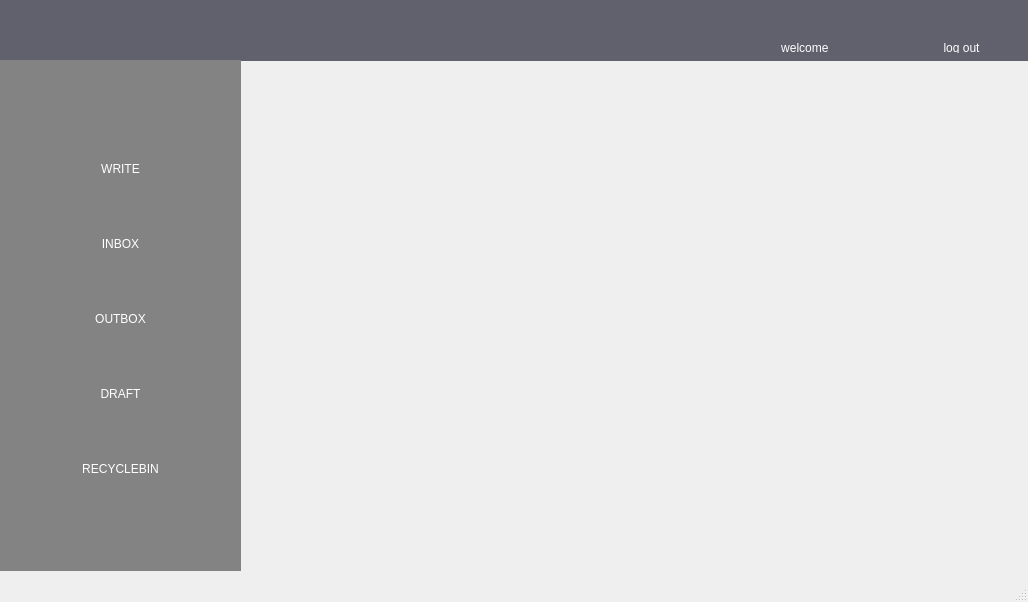
<?xml version="1.0" encoding="UTF-8"?>
<ui version="4.0">
 <class>MainWindow</class>
 <widget class="QMainWindow" name="MainWindow">
  <property name="geometry">
   <rect>
    <x>0</x>
    <y>0</y>
    <width>1028</width>
    <height>602</height>
   </rect>
  </property>
  <property name="windowTitle">
   <string>MainWindow</string>
  </property>
  <widget class="QWidget" name="centralWidget">
   <widget class="QLabel" name="label_5">
    <property name="geometry">
     <rect>
      <x>-10</x>
      <y>60</y>
      <width>251</width>
      <height>511</height>
     </rect>
    </property>
    <property name="styleSheet">
     <string notr="true">background-color: rgb(131, 131, 131);</string>
    </property>
    <property name="text">
     <string/>
    </property>
   </widget>
   <widget class="QWidget" name="layoutWidget">
    <property name="geometry">
     <rect>
      <x>40</x>
      <y>100</y>
      <width>161</width>
      <height>441</height>
     </rect>
    </property>
    <layout class="QVBoxLayout" name="verticalLayout">
     <item>
      <widget class="QPushButton" name="writemail">
       <property name="styleSheet">
        <string notr="true">QPushButton{
	font: 14pt &quot;Bitstream Charter&quot;;
color:rgb(255, 255, 255)
}
QPushButton:hover{
 color:rgb(255, 0, 127);
}
QPushButton:pressed
{
    
	color: rgb(173, 4, 92);
	border:0px;
	
	background-color: rgba(255, 255, 255, 0);
}
</string>
       </property>
       <property name="text">
        <string>WRITE</string>
       </property>
       <property name="checkable">
        <bool>false</bool>
       </property>
       <property name="flat">
        <bool>true</bool>
       </property>
      </widget>
     </item>
     <item>
      <widget class="QPushButton" name="receive">
       <property name="styleSheet">
        <string notr="true">QPushButton{
	font: 14pt &quot;Bitstream Charter&quot;;
color:rgb(255, 255, 255)
}
QPushButton:hover{
 color:rgb(255, 0, 127);
}
QPushButton:pressed
{
    
	color: rgb(173, 4, 92);
	border:0px;
	
	background-color: rgba(255, 255, 255, 0);
}
</string>
       </property>
       <property name="text">
        <string>INBOX</string>
       </property>
       <property name="flat">
        <bool>true</bool>
       </property>
      </widget>
     </item>
     <item>
      <widget class="QPushButton" name="sendmail">
       <property name="styleSheet">
        <string notr="true">QPushButton{
	font: 14pt &quot;Bitstream Charter&quot;;
color:rgb(255, 255, 255)
}
QPushButton:hover{
 color:rgb(255, 0, 127);
}
QPushButton:pressed
{
    
	color: rgb(173, 4, 92);
	border:0px;
	
	background-color: rgba(255, 255, 255, 0);
}
</string>
       </property>
       <property name="text">
        <string>OUTBOX</string>
       </property>
       <property name="flat">
        <bool>true</bool>
       </property>
      </widget>
     </item>
     <item>
      <widget class="QPushButton" name="draft">
       <property name="styleSheet">
        <string notr="true">QPushButton{
	font: 14pt &quot;Bitstream Charter&quot;;
color:rgb(255, 255, 255)
}
QPushButton:hover{
 color:rgb(255, 0, 127);
}
QPushButton:pressed
{
    
	color: rgb(173, 4, 92);
	border:0px;
	
	background-color: rgba(255, 255, 255, 0);
}
</string>
       </property>
       <property name="text">
        <string>DRAFT</string>
       </property>
       <property name="flat">
        <bool>true</bool>
       </property>
      </widget>
     </item>
     <item>
      <widget class="QPushButton" name="recyclebin">
       <property name="styleSheet">
        <string notr="true">QPushButton{
	font: 14pt &quot;Bitstream Charter&quot;;
color:rgb(255, 255, 255)
}
QPushButton:hover{
 color:rgb(255, 0, 127);
}
QPushButton:pressed
{
    
	color: rgb(173, 4, 92);
	border:0px;
	
	background-color: rgba(255, 255, 255, 0);
}
</string>
       </property>
       <property name="text">
        <string>RECYCLEBIN</string>
       </property>
       <property name="flat">
        <bool>true</bool>
       </property>
      </widget>
     </item>
    </layout>
   </widget>
   <widget class="QLabel" name="label_4">
    <property name="geometry">
     <rect>
      <x>20</x>
      <y>10</y>
      <width>21</width>
      <height>21</height>
     </rect>
    </property>
    <property name="text">
     <string/>
    </property>
    <property name="pixmap">
     <pixmap resource="image.qrc">:/new/prefix1/logo透明.png</pixmap>
    </property>
    <property name="scaledContents">
     <bool>true</bool>
    </property>
   </widget>
   <widget class="QLabel" name="label_7">
    <property name="geometry">
     <rect>
      <x>0</x>
      <y>0</y>
      <width>1031</width>
      <height>61</height>
     </rect>
    </property>
    <property name="styleSheet">
     <string notr="true">
background-color: rgb(96, 97, 108);</string>
    </property>
    <property name="text">
     <string/>
    </property>
   </widget>
   <widget class="QWidget" name="layoutWidget_2">
    <property name="geometry">
     <rect>
      <x>740</x>
      <y>30</y>
      <width>288</width>
      <height>35</height>
     </rect>
    </property>
    <layout class="QHBoxLayout" name="horizontalLayout">
     <property name="spacing">
      <number>44</number>
     </property>
     <item>
      <widget class="QLabel" name="label_2">
       <property name="styleSheet">
        <string notr="true">
	font: 14pt &quot;Bitstream Charter&quot;;
color:rgb(255, 255, 255)
</string>
       </property>
       <property name="text">
        <string>welcome </string>
       </property>
       <property name="alignment">
        <set>Qt::AlignCenter</set>
       </property>
      </widget>
     </item>
     <item>
      <widget class="QPushButton" name="logout">
       <property name="styleSheet">
        <string notr="true">QPushButton{
	font: 14pt &quot;Bitstream Charter&quot;;
color:rgb(255, 255, 255)
}
QPushButton:hover{
 color:rgb(255, 0, 127);
}
QPushButton:pressed
{
    
	color: rgb(173, 4, 92);
	border:0px;
	
	background-color: rgba(255, 255, 255, 0);
}
</string>
       </property>
       <property name="text">
        <string>log out</string>
       </property>
       <property name="flat">
        <bool>true</bool>
       </property>
      </widget>
     </item>
    </layout>
   </widget>
   <zorder>label_7</zorder>
   <zorder>label_5</zorder>
   <zorder>layoutWidget</zorder>
   <zorder>label_4</zorder>
   <zorder>layoutWidget_2</zorder>
  </widget>
  <widget class="QStatusBar" name="statusBar"/>
 </widget>
 <layoutdefault spacing="6" margin="11"/>
 <resources>
  <include location="image.qrc"/>
 </resources>
 <connections/>
</ui>
